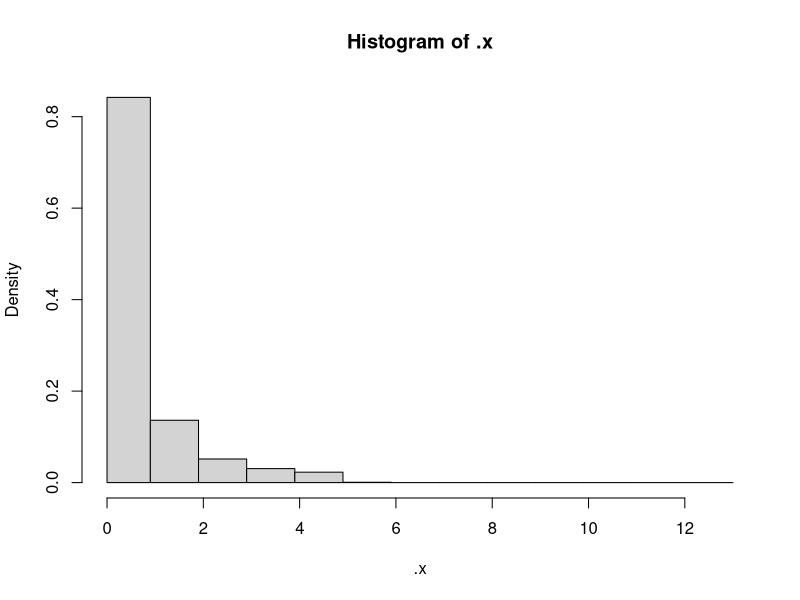
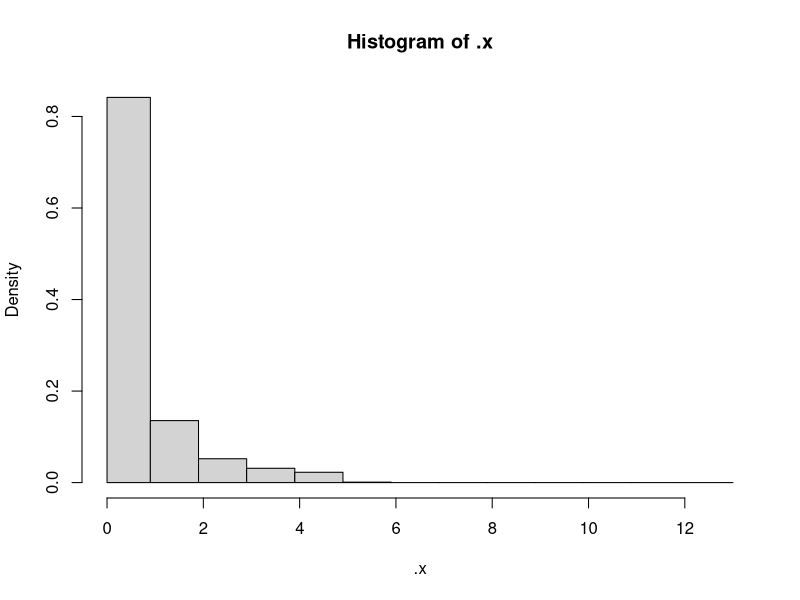
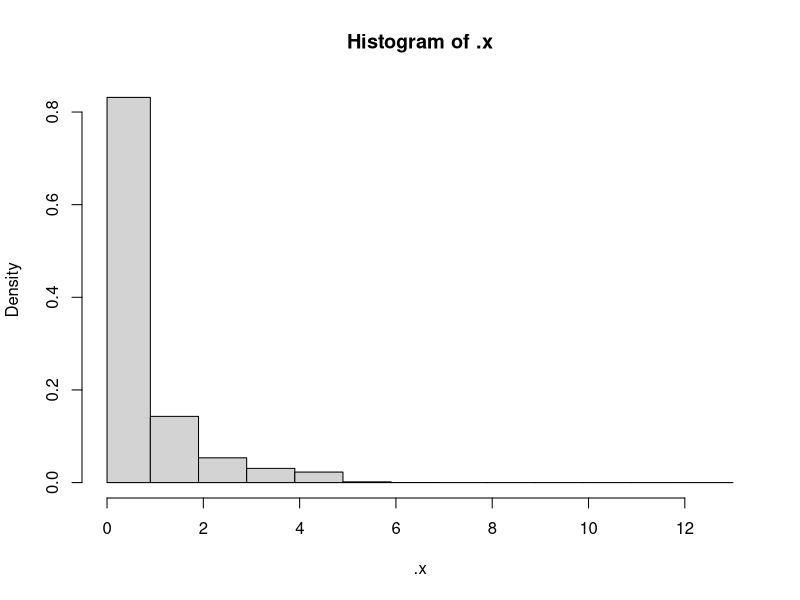
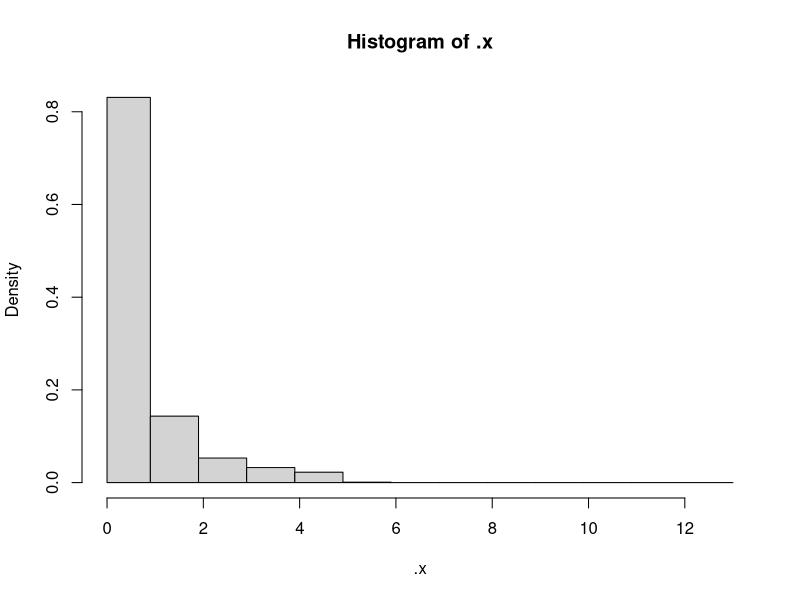
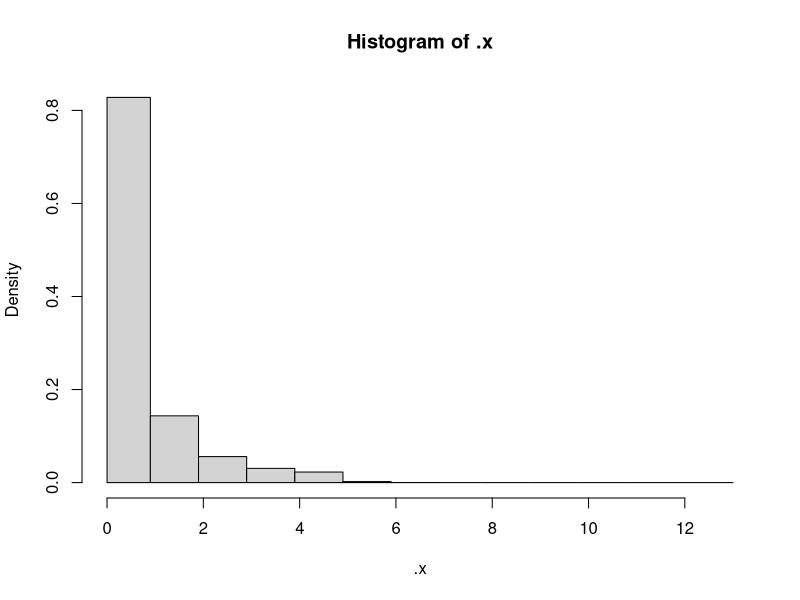
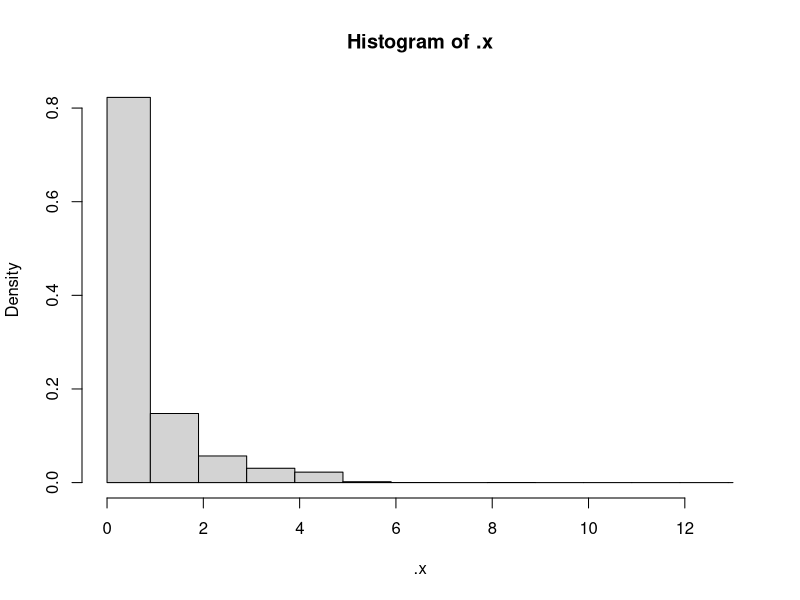
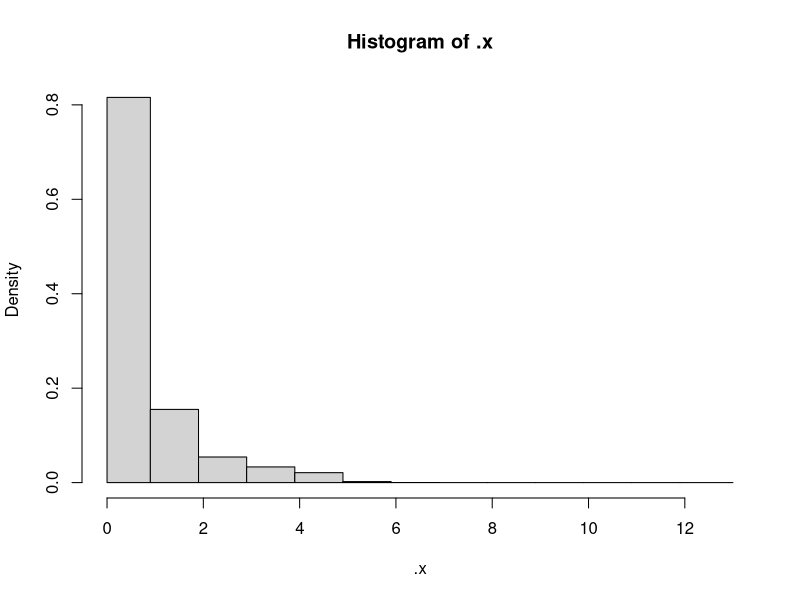
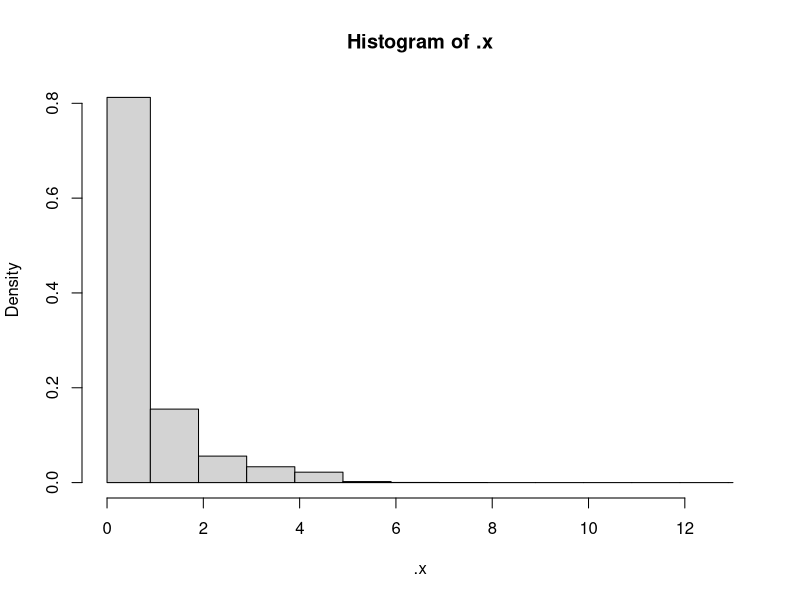

Write the R code that produced these figures, in order.
# number of samples to draw from empirical distributions
num_samples <- 10000
  
# vector of secondary cases
secondary_cases <- seq(0,10,1)

# unknown range of values of probability of true secondary cases = 0
prob_true0 <- seq(0.1, 1, 0.01)

# X = observation distribution of secondary cases
prob_observed <- c(0.8, 0.1, 0.05, 0.03, 0.02, 0, 0, 0, 0, 0, 0)

# Y = unobserved distribution of secondary cases
prob_unobserved <- function(p, i){
  (p/2)^i
}

# sample from an empirial distribution
sample_function <- function(x, n, p){
  
  sample(x = x, n, replace = T, prob = p) 
  
}

# sample from each of the observed and unobserved secondary cases distributions
sample_observed <- data.frame(matrix(
  rep(sample_function(x = secondary_cases, n = num_samples, p = prob_observed), length(prob_true0)),
  ncol = length(prob_true0)))
sample_unobserved <- data.frame(purrr::map(
  .x = prob_true0,
  .f = ~sample_function(x = secondary_cases, n = num_samples, p = prob_unobserved(.x, secondary_cases))))

# calculate the distribution of true secondary cases
sample_true <- sample_observed + sample_unobserved

# define the break points for the density bins
breaks <- c(0,seq(0.9,floor(max(sample_true)), 1), ceiling(max(sample_true)))

# calculate - for each 0 case probability - what the 0 case probability of model is
zerodensitymodel <- unlist(purrr::map(
  .x = sample_true,
  .f = ~hist(.x, breaks = breaks)$density[1] # extract density of 0 true cases 
))

# look at the model calculated zero case probability (points) vs the expected value (line)
plot(zerodensitymodel, prob_true0, xlim=c(0,1), ylim=c(0,1))
par(new=TRUE)
plot(c(0,1), c(0,1), type = "line")

# calculate the difference between the model and the expectation
difference <- data.frame(
  prob_true0 = prob_true0,
  value = abs(zerodensitymodel - prob_true0))

# output the best fit model probability of the zero secondary cases
  difference[difference$value==min(difference$value), prob_true0]

# from this we need the rest of the distribution, which is given by 
sample_true_bestfit <- sample_true[, which.min(difference$value)]

# calculate the 
distribution_true_bestfit <- hist(sample_true_bestfit, breaks = breaks)$density
